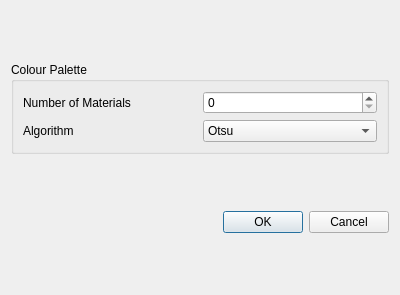
<?xml version="1.0" encoding="UTF-8"?>
<ui version="4.0">
 <class>Dialog</class>
 <widget class="QDialog" name="Dialog">
  <property name="geometry">
   <rect>
    <x>0</x>
    <y>0</y>
    <width>400</width>
    <height>295</height>
   </rect>
  </property>
  <property name="windowTitle">
   <string>Dialog</string>
  </property>
  <layout class="QVBoxLayout" name="verticalLayout">
   <item>
    <widget class="QGroupBox" name="colourPaletteGroup">
     <property name="sizePolicy">
      <sizepolicy hsizetype="Expanding" vsizetype="Maximum">
       <horstretch>0</horstretch>
       <verstretch>0</verstretch>
      </sizepolicy>
     </property>
     <property name="title">
      <string>Colour Palette</string>
     </property>
     <layout class="QGridLayout" name="gridLayout_3">
      <item row="0" column="0">
       <widget class="QLabel" name="numMaterialsLabel">
        <property name="text">
         <string>Number of Materials</string>
        </property>
       </widget>
      </item>
      <item row="0" column="1">
       <widget class="QSpinBox" name="numMaterialsSpinBox"/>
      </item>
      <item row="1" column="0">
       <widget class="QLabel" name="label">
        <property name="text">
         <string>Algorithm</string>
        </property>
       </widget>
      </item>
      <item row="1" column="1">
       <widget class="QComboBox" name="comboBox">
        <item>
         <property name="text">
          <string>Otsu</string>
         </property>
        </item>
        <item>
         <property name="text">
          <string>Jenks</string>
         </property>
        </item>
       </widget>
      </item>
     </layout>
    </widget>
   </item>
   <item>
    <widget class="QDialogButtonBox" name="buttonBox">
     <property name="orientation">
      <enum>Qt::Horizontal</enum>
     </property>
     <property name="standardButtons">
      <set>QDialogButtonBox::Cancel|QDialogButtonBox::Ok</set>
     </property>
    </widget>
   </item>
  </layout>
 </widget>
 <resources/>
 <connections>
  <connection>
   <sender>buttonBox</sender>
   <signal>accepted()</signal>
   <receiver>Dialog</receiver>
   <slot>accept()</slot>
   <hints>
    <hint type="sourcelabel">
     <x>248</x>
     <y>254</y>
    </hint>
    <hint type="destinationlabel">
     <x>157</x>
     <y>274</y>
    </hint>
   </hints>
  </connection>
  <connection>
   <sender>buttonBox</sender>
   <signal>rejected()</signal>
   <receiver>Dialog</receiver>
   <slot>reject()</slot>
   <hints>
    <hint type="sourcelabel">
     <x>316</x>
     <y>260</y>
    </hint>
    <hint type="destinationlabel">
     <x>286</x>
     <y>274</y>
    </hint>
   </hints>
  </connection>
 </connections>
</ui>
